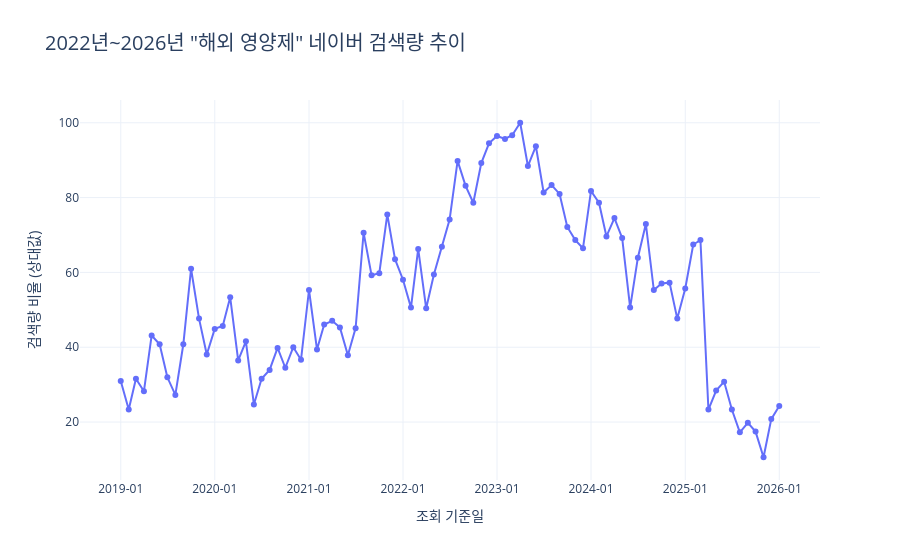

Source (notebook cell):
### Code cell
#KW: 해외영양제

import json
import requests
import pandas as pd
import plotly.express as px

# 1. 네이버 개발자 센터에서 발급받은 API 키 입력
CLIENT_ID = "iQYuA4jIAZWE78ZCH4p9" # 이미지 속 Client ID 입력
CLIENT_SECRET = "7MP3lY3dzz" # 이미지 속 Client Secret 입력 # 여기에 발급받은 Client Secret을 넣으세요

# 2. API 엔드포인트 설정
url = "https://openapi.naver.com/v1/datalab/search"

# 3. 요청 헤더 설정
headers = {
    "X-Naver-Client-Id": CLIENT_ID,
    "X-Naver-Client-Secret": CLIENT_SECRET,
    "Content-Type": "application/json"
}

# 4. 요청 파라미터 (2023년 ~ 2026년 데이터 설정)
body = {
    "startDate": "2019-01-01",
    "endDate": "2026-01-01",          # 2026년 현재 시점 반영
    "timeUnit": "month",               # 추이를 보기 쉽게 '월간'으로 설정
    "keywordGroups": [
        {
            "groupName": "해외 영양제",
            "keywords": ["해외 영양제"]
        }
    ]
}

# 5. API 요청 보내기
response = requests.post(url, headers=headers, data=json.dumps(body))

# 6. 데이터 가공 및 Plotly 시각화
if response.status_code == 200:
    res_json = response.json()
    
    # 결과 데이터에서 날짜와 비율(검색량) 추출
    data_list = res_json['results'][0]['data']
    
    # 판다스 데이터프레임으로 변환
    df = pd.DataFrame(data_list)
    df.columns = ['날짜', '검색량_비율']
    
    # Plotly가 날짜 축을 올바르게 인식하도록 데이터 타입 변환
    df['날짜'] = pd.to_datetime(df['날짜'])
    
    print("🎉 데이터 가져오기 성공!")
    print(df) # 상위 5개 데이터 미리보기
    
    # 7. Plotly를 이용한 인터랙티브 라인 차트 생성
    fig = px.line(
        df, 
        x='날짜', 
        y='검색량_비율', 
        title='2022년~2026년 "해외 영양제" 네이버 검색량 추이',
        labels={'날짜': '조회 기준일', '검색량_비율': '검색량 비율 (상대값)'},
        markers=True # 데이터 포인트마다 점 표시
    )
    
    # 그래프 스타일 및 레이아웃 미세 조정
    fig.update_layout(
        title_font_size=20,
        xaxis_tickformat='%Y-%m', # X축 날짜 형식을 '년-월'로 지정
        template='plotly_white',  # 깔끔한 흰색 배경 테마
        hovermode='x unified'     # 마우스를 올렸을 때 해당 시점의 데이터 팝업 강조
    )
    
    # Jupyter Notebook에 그래프 출력
    fig.show()

else:
    print(f"❌ API 요청 실패 (에러 코드: {response.status_code})")
    print(response.text)
